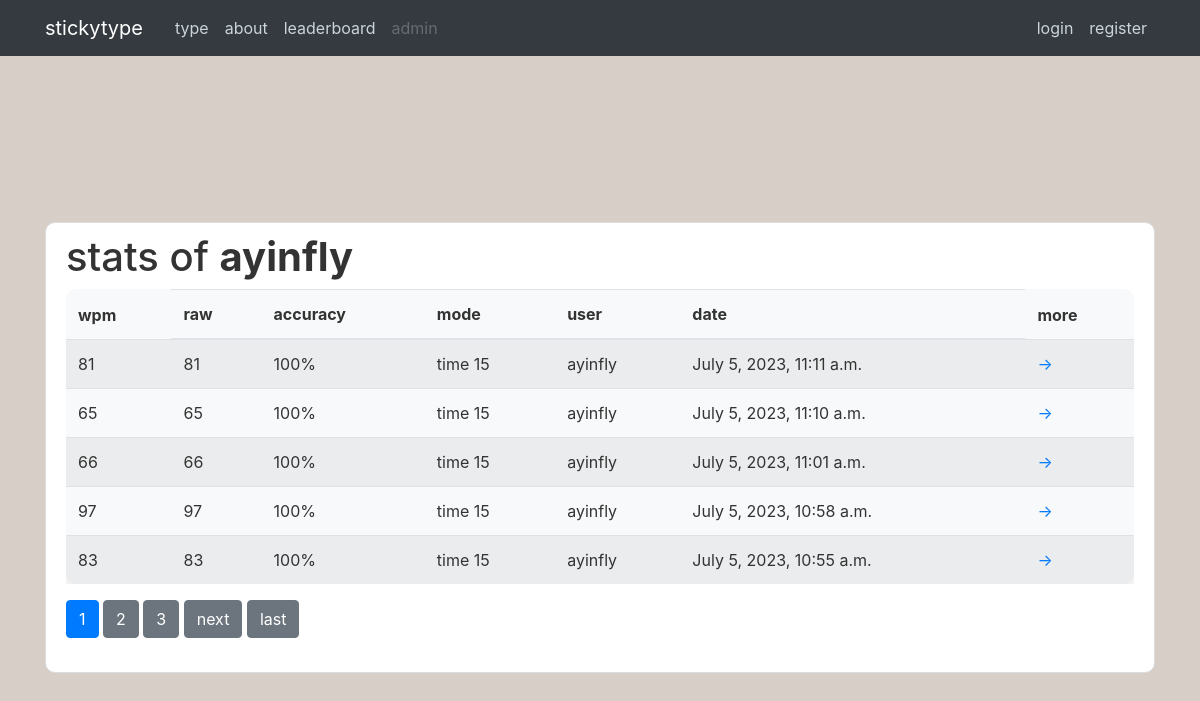
The page /stats/ayinfly on the database as committed earlier.
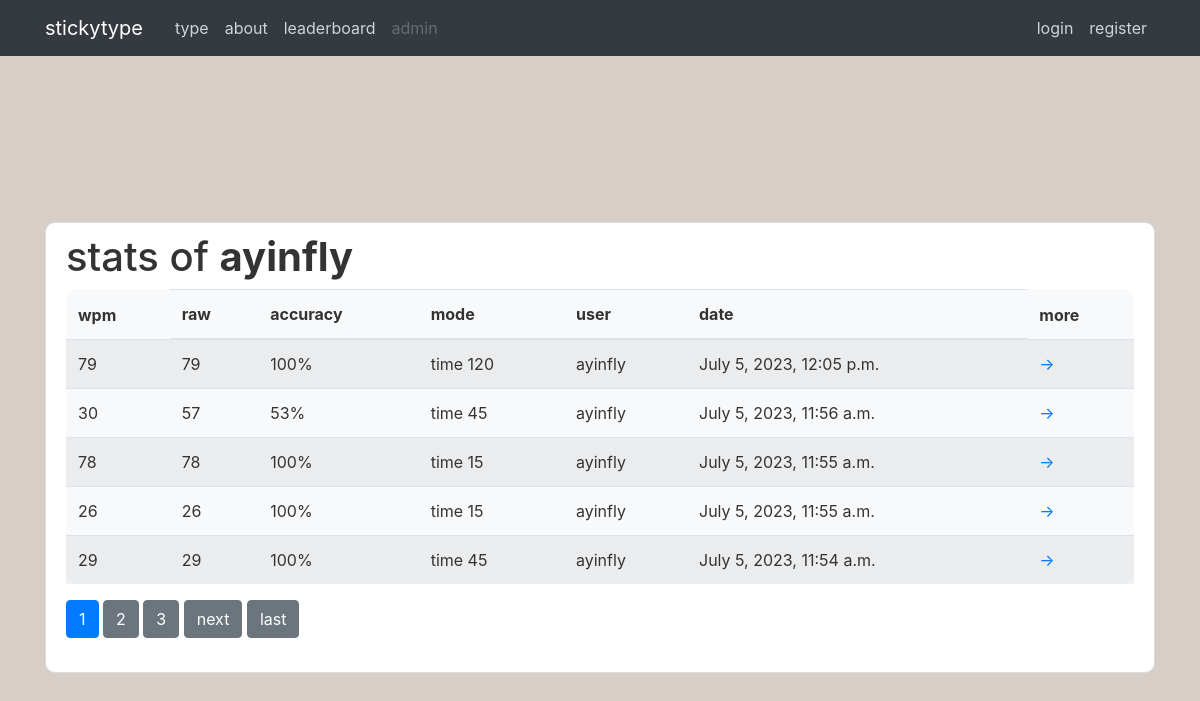
The same page on the database as committed later.
### type/models.py (models this page shows, shortened)
class Stat(models.Model):
    author = models.ForeignKey(User, on_delete=models.CASCADE)
    wpm_total = models.PositiveSmallIntegerField(default=0)
    wpm_raw = models.PositiveSmallIntegerField(default=0)
    time = models.DateTimeField(auto_now_add=True)
    accuracy = models.PositiveSmallIntegerField(default=0)
    mode = models.CharField(max_length=20, default='')

### type/views.py (the view)
# urls.py: path("stats/<str:username>", StatListView.as_view(), name='type-stats'),
class StatListView(ListView):
    model = Stat
    template_name = 'type/stats.html'
    context_object_name = 'stats'
    ordering = ['-time']
    paginate_by = 5
    def get_queryset(self):
        user = get_object_or_404(User, username=self.kwargs.get('username'))
        return Stat.objects.filter(author=user).order_by('-time')

### type/templates/type/stats.html (shortened to what this page needs)
{% extends "type/base.html" %}
{% block content%}
    <div class="content-section">
        <h1>stats of <b>{{ view.kwargs.username }}</b></h1>
        <table class="table table-hover table-striped bg-light round">
            <thead>
                <tr>
                    <th scope="col" style="border: none;">wpm</th>
                    <th scope="col">raw</th>
                    <th scope="col">accuracy</th>
                    <th scope="col">mode</th>
                    <th scope="col">user</th>
                    <th scope="col">date</th>
                    <th scope="col" style="border: none;">more</th>
                </tr>
            </thead>
            <tbody>
                {% for stat in stats %}
                    <tr>
                        <td>{{ stat.wpm_total }}</td>
                        <td>{{ stat.wpm_raw }}</td>
                        <td>{{ stat.accuracy }}%</td>
                        <td>{{ stat.mode }}</td>
                        <td>{{ stat.author.username }}</td>
                        <td>{{ stat.time }}</td>
                        <td><a href="{% url 'stat-detail' stat.id %}" class="stretched-link">→</a></td>
                    </tr>
                {% endfor %}
            </tbody>
        </table>
        {% if is_paginated %}
            {% for num in page_obj.paginator.page_range %}
                {% if page_obj.number == num %}
                    <a class="btn btn-primary mb-4" href="?page={{ num }}">{{ num }}</a>
                {% elif num > page_obj.number|add:'-3'  and num < page_obj.number|add:'3' %}
                    <a class="btn btn-secondary mb-4" href="?page={{ num }}">{{ num }}</a>
                {% endif %}
            {% endfor %}
            {% if page_obj.has_next %}
                <a class="btn btn-secondary mb-4" href="?page={{ page_obj.next_page_number}}">next</a>
                <a class="btn btn-secondary mb-4" href="?page={{ page_obj.paginator.num_pages }}">last</a>
            {% endif %}
        {% endif %}
    </div>
{% endblock content%}

### type/templates/type/base.html (shortened to what this page needs)
{% load static %}
<!DOCTYPE html>
<html lang="en">
<head>
    <link rel="stylesheet" href="https://cdn.jsdelivr.net/npm/bootstrap@4.0.0/dist/css/bootstrap.min.css">
    <link rel="stylesheet" type="text/css" href="{% static 'type/main.css' %}">
</head>
<body>
    <header class="site-header">
        <nav class="navbar navbar-expand-md navbar-dark bg-dark fixed-top">
            <div class="container">
                <a class="navbar-brand mr-4" href="/">stickytype</a>
                <div class="collapse navbar-collapse" id="navbarToggle">
                    <div class="navbar-nav mr-auto">
                        <a class="nav-item nav-link" href="{% url 'type-home' %}">type</a>
                        <a class="nav-item nav-link" href="{% url 'type-about' %}">about</a>
                        <a class="nav-item nav-link" href="{% url 'type-leaderboard' %}">leaderboard</a>
                        <a class="nav-item nav-link disabled" href="/admin">admin</a>
                    </div>
                    <div class="navbar-nav">
                        {% if user.is_authenticated %}
                            <a class="nav-item nav-link" href="{% url 'logout' %}">logout</a>
                            <a class="nav-item nav-link" href="{% url 'profile' %}">{{ user.username }}</a>
                        {% else %}
                            <a class="nav-item nav-link" href="{% url 'login' %}">login</a>
                            <a class="nav-item nav-link" href="{% url 'register' %}">register</a>
                        {% endif %}
                    </div>
                </div>
            </div>
        </nav>
    </header>
    <main role="main" class="container">
        {% block content %}{% endblock %}
    </main>
</body>
</html>

### type/static/type/main.css (style rules this page uses)
* { margin: 0; padding: 0; box-sizing: border-box; }
body { color: #333333; display: flex; align-items: center; background: #D7CEC7; }
.round { border-radius: 10px; }
.site-header .navbar-nav .nav-link { color: #cbd5db; }
.content-section { background: #ffffff; padding: 10px 20px; border: 1px solid #dddddd; border-radius: 10px; margin-top: 20%; }

Rows that differ between the two databases and show on the page:
no longer on this page (row unchanged): Stat: wpm_total "81", wpm_raw "81", accuracy "100", mode "time 15", author.username "ayinfly", time "July 5, 2023, 11:11 a.m."
no longer on this page (row unchanged): Stat: wpm_total "65", wpm_raw "65", accuracy "100", mode "time 15", author.username "ayinfly", time "July 5, 2023, 11:10 a.m."
no longer on this page (row unchanged): Stat: wpm_total "66", wpm_raw "66", accuracy "100", mode "time 15", author.username "ayinfly", time "July 5, 2023, 11:01 a.m."
no longer on this page (row unchanged): Stat: wpm_total "97", wpm_raw "97", accuracy "100", mode "time 15", author.username "ayinfly", time "July 5, 2023, 10:58 a.m."
no longer on this page (row unchanged): Stat: wpm_total "83", wpm_raw "83", accuracy "100", mode "time 15", author.username "ayinfly", time "July 5, 2023, 10:55 a.m."
added Stat: wpm_total "79", wpm_raw "79", accuracy "100", mode "time 120", author.username "ayinfly", time "July 5, 2023, 12:05 p.m."
added Stat: wpm_total "30", wpm_raw "57", accuracy "53", mode "time 45", author.username "ayinfly", time "July 5, 2023, 11:56 a.m."
added Stat: wpm_total "78", wpm_raw "78", accuracy "100", mode "time 15", author.username "ayinfly", time "July 5, 2023, 11:55 a.m."
added Stat: wpm_total "26", wpm_raw "26", accuracy "100", mode "time 15", author.username "ayinfly", time "July 5, 2023, 11:55 a.m."
added Stat: wpm_total "29", wpm_raw "29", accuracy "100", mode "time 45", author.username "ayinfly", time "July 5, 2023, 11:54 a.m."
